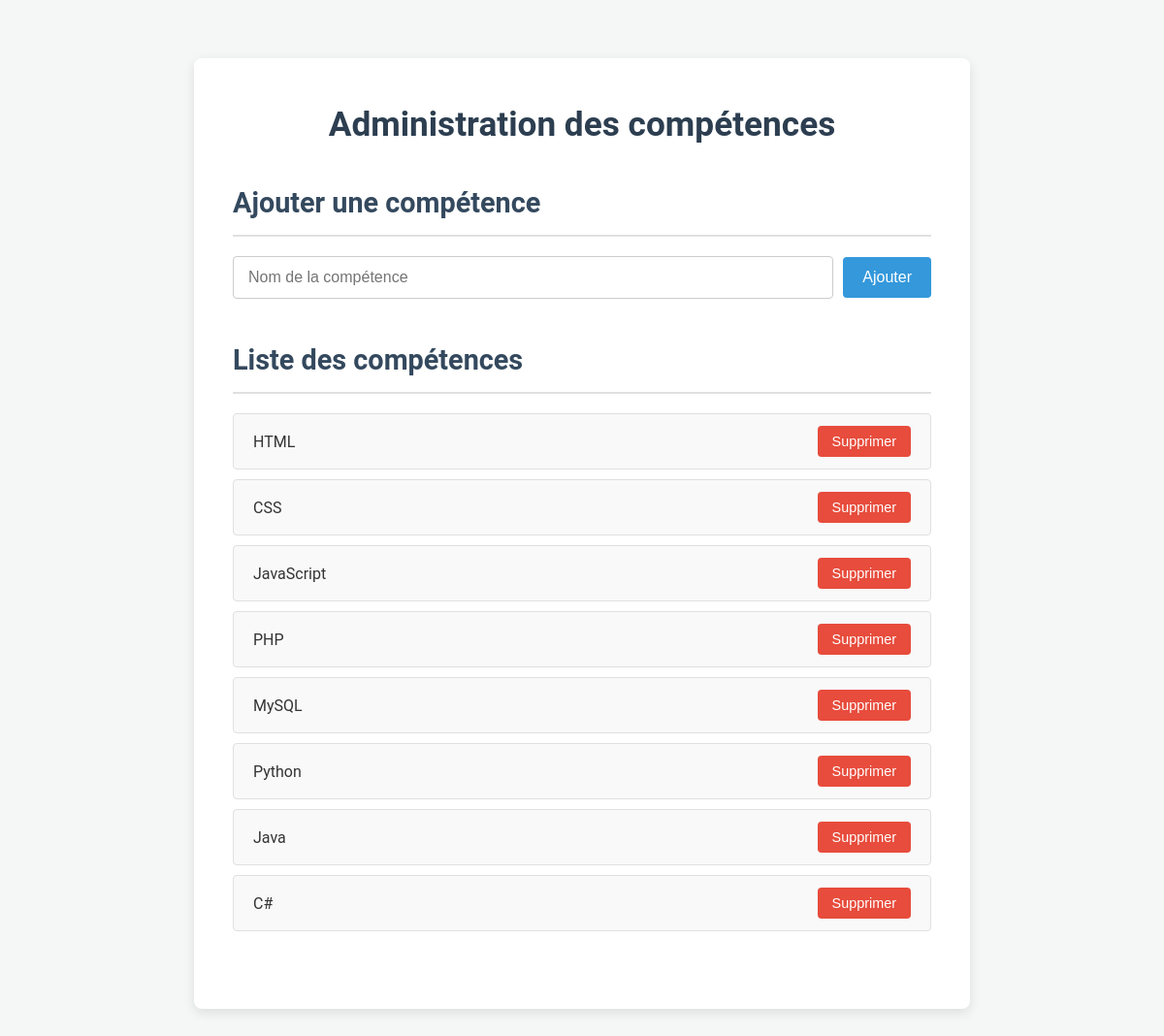
Page /projetb2/admin/skills (signed in) on the committed database.
### tables this page shows
CREATE TABLE skills (
    id INT PRIMARY KEY AUTO_INCREMENT,
    name VARCHAR(100) NOT NULL
);

### src/controllers/AdminController.php (called while the page is built, shortened)
<?php
require_once __DIR__ . '/../models/Skill.php';
class AdminController {
    public static function skillsManagement() {
        $skillModel = new Skill();
        $skills = $skillModel->getAllSkills();
        require_once __DIR__ . '/../views/admin/skills.php';
    }
}
?>

### index.php (called while the page is built, shortened)
<?php
require_once __DIR__ . '/routes/web.php';
?>

### src/models/Skill.php (called while the page is built, shortened)
<?php
require_once __DIR__ . '/../../config/database.php';
class Skill {
    public function getAllSkills() {
        global $pdo;
        $stmt = $pdo->query("SELECT * FROM skills");
        return $stmt->fetchAll();
    }
}
?>

### src/views/admin/skills.php (the view, shortened to what this page needs)
<!DOCTYPE html>
<html lang="fr">
<head>
    <link rel="stylesheet" href="/public/assets/css/admin_skills.css">
</head>
<body>
    <div class="admin-container">
        <h1>Administration des compétences</h1>
        <section class="add-skill">
            <h2>Ajouter une compétence</h2>
            <form method="post" action="/admin/skills">
                <input type="text" name="skill_name" placeholder="Nom de la compétence" required>
                <button type="submit" name="action" value="add">Ajouter</button>
            </form>
        </section>
        <section class="list-skills">
            <h2>Liste des compétences</h2>
            <?php if (!empty($skills)): ?>
                <ul>
                    <?php foreach ($skills as $skill): ?>
                        <li>
                            <?= htmlspecialchars($skill['name']) ?>
                            <form method="post" action="/admin/skills" style="display:inline;">
                                <button type="submit" name="action" value="delete" onclick="return confirm('Supprimer cette compétence ?');">Supprimer</button>
                            </form>
                        </li>
                    <?php endforeach; ?>
                </ul>
            <?php else: ?>
                <p>Aucune compétence disponible.</p>
            <?php endif; ?>
        </section>
    </div>
</body>
</html>

### public/assets/css/admin_skills.css (style rules this page uses)
* { margin: 0; padding: 0; box-sizing: border-box; }
body { font-family: 'Roboto', sans-serif; background-color: #f4f7f6; color: #333; line-height: 1.6; padding: 20px; }
.admin-container { max-width: 800px; margin: 40px auto; background-color: #fff; padding: 40px; border-radius: 8px; box-shadow: 0 4px 12px rgba(0, 0, 0, 0.1); }
.admin-container h1 { text-align: center; margin-bottom: 30px; color: #2C3E50; font-size: 2.2rem; }
.admin-container section { margin-bottom: 40px; }
.admin-container section h2 { margin-bottom: 20px; color: #34495E; font-size: 1.8rem; border-bottom: 2px solid #e0e0e0; padding-bottom: 10px; }
.add-skill form { display: flex; align-items: center; gap: 10px; }
.add-skill form input[type="text"] { flex: 1; padding: 12px 15px; border: 1px solid #ccc; border-radius: 4px; font-size: 1rem; transition: border-color 0.3s; }
.add-skill form button { background-color: #3498db; color: #fff; border: none; padding: 12px 20px; border-radius: 4px; cursor: pointer; font-size: 1rem; transition: background-color 0.3s, transform 0.2s; }
.list-skills ul { list-style: none; padding: 0; }
.list-skills ul li { display: flex; justify-content: space-between; align-items: center; background-color: #f9f9f9; border: 1px solid #e0e0e0; padding: 12px 20px; border-radius: 4px; margin-bottom: 10px; transition: background-color 0.3s; }
.list-skills ul li form { margin: 0; }
.list-skills ul li button { background-color: #e74c3c; color: #fff; border: none; padding: 8px 15px; border-radius: 4px; cursor: pointer; font-size: 0.9rem; transition: background-color 0.3s, transform 0.2s; }

### rows in the picture
skills: name "HTML"
skills: name "CSS"
skills: name "JavaScript"
skills: name "PHP"
skills: name "MySQL"
skills: name "Python"
skills: name "Java"
skills: name "C#"
